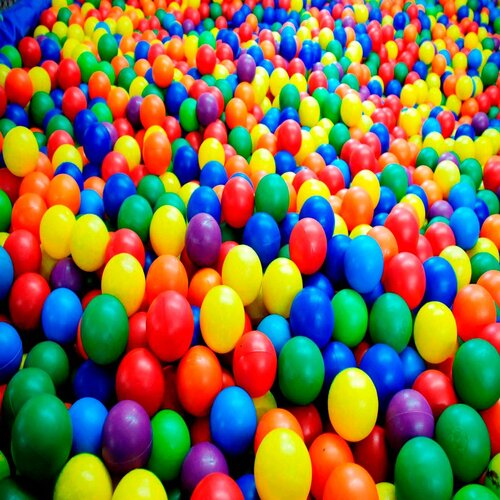
#> input picture processamento-de-imagens/images/piscina-bolinhas.jpg, 500 x 500 px
$ python 09-limiarizacao.py
#> lines starting #> are read from the running program, lines starting #| are printed output that depends on the picture; after the words box and inside, x2 and y2 are one past the last pixel; in counts of white or black regions, pixels touching at a corner belong together
import cv2

'''
A limiarização consiste em tornar a imagem binária, ou seja, com duas cores.
'''

image = cv2.imread('images/piscina-bolinhas.jpg')
#> image is the input picture: shape (500, 500, 3); mean B, G, R 77, 110.2, 127.7

# Mudar todos os pixeis da imagem para preto
for i in range(0, image.shape[0]):
    for j in range(0, image.shape[1]):
        image[i][j] = (0,0,0)
#> image: shape (500, 500, 3); every value is 0

# Escrever texto na imagem
fonte = cv2.FONT_HERSHEY_SIMPLEX
cv2.putText(image, '255', (15,65), fonte, 2, (255,255,255),2)
cv2.putText(image, '70', (125,65), fonte, 2, (70,70,70),2)
cv2.putText(image, '100', (225,65), fonte, 2, (100,100,100),2)
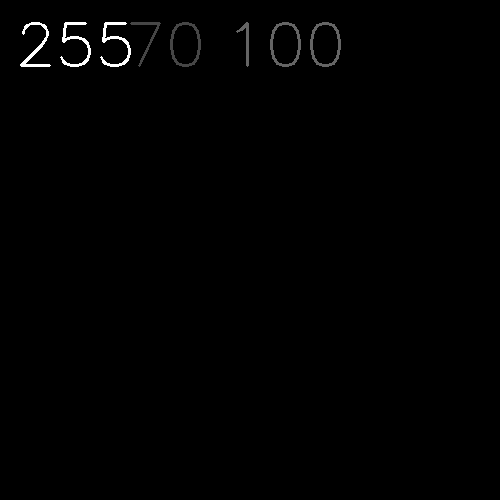
#> image: shape (500, 500, 3); min 0, max 255, mean 1.5

# Esse texto será imperceptível, pois a cor (1,1,1) se aproxima muito de (0,0,0)
cv2.putText(image, '1', (405,65), fonte, 2, (1,1,1),2)
#> image: shape (500, 500, 3); 0.07% of pixels changed, all inside (x1, y1, x2, y2) = (416, 22, 429, 67)

# Aplicando o inverso: Onde a cor for preta, será alterado para branco. Dessa forma o texto '1' ficará legível.
for i in range(0, image.shape[0]):
    for j in range(0, image.shape[1]):
        if image[i][j][0] == 0:
            image[i][j] = (255,255,255)
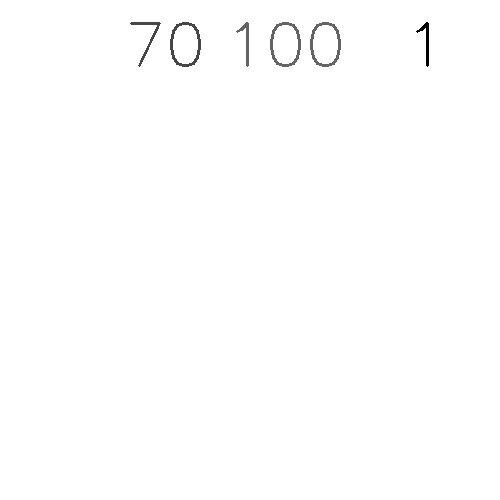
#> image: shape (500, 500, 3); min 1, max 255, mean 253.9

# Deixando todos os valores legíveis. O background permanece preto, e tudo que não tiver a cor do background, ou seja, os textos nesse caso, as cores serão alteradas para branco.
for i in range(0, image.shape[0]):
    for j in range(0, image.shape[1]):
        if image[i][j][0] != 0:
            image[i][j] = (255,255,255)
#> image: shape (500, 500, 3); 0.62% of pixels changed, all inside (x1, y1, x2, y2) = (130, 22, 429, 67)

# Isolar apenas o elemento que possui um valor específico para exibí-lo.
for i in range(0, image.shape[0]):
    for j in range(0, image.shape[1]):
        if image[i][j][0] == 1:
            image[i][j] = (255,255,255)
        else:
            image[i][j] = (0,0,0)

cv2.imshow('Imagem', image)
cv2.waitKey(0)
cv2.destroyAllWindows()
